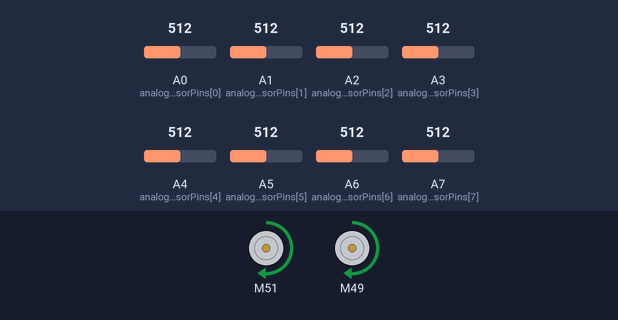
The sketch below on a simulated Arduino Mega 2560, built with avr-gcc and run on an emulated ATmega2560. Shown: 2 × DC motor (green arrow = forward, orange = backward, longer = faster). Inputs (shaded band) come from the test bench; at power-on: A0 (analogSensorPins[0]) = 512, A6 (analogSensorPins[6]) = 512, A1 (analogSensorPins[1]) = 512, A2 (analogSensorPins[2]) = 512, A3 (analogSensorPins[3]) = 512, A4 (analogSensorPins[4]) = 512, A5 (analogSensorPins[5]) = 512, A7 (analogSensorPins[7]) = 512.

Above: at 1.2 s.
1.3 s: A0 (analogSensorPins[0]) set to 318
2.8 s: A0 (analogSensorPins[0]) set to 282
At 2.95 s:
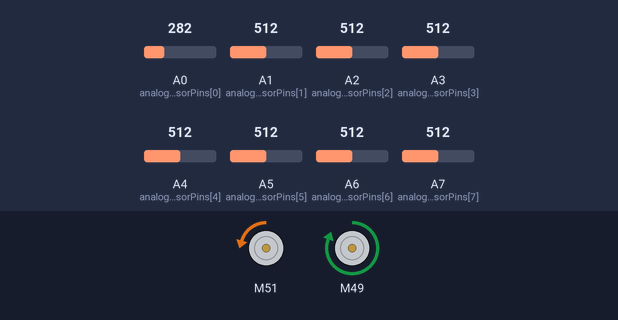
At 4.15 s:
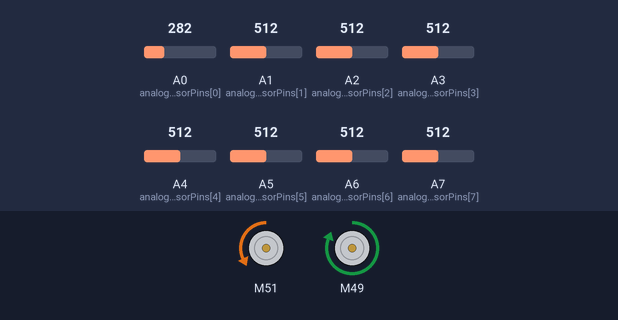
5.8 s: A6 (analogSensorPins[6]) set to 308
At 5.95 s:
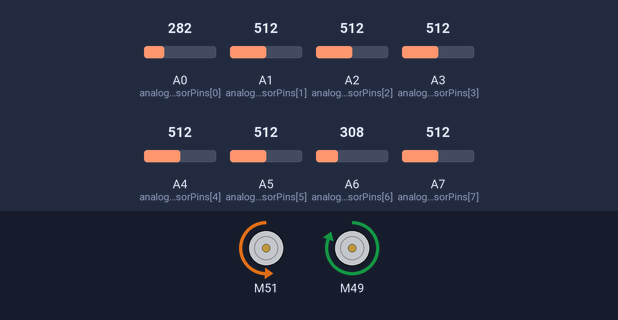
8.8 s: A6 (analogSensorPins[6]) set to 294
11.8 s: A6 (analogSensorPins[6]) set to 306
13.3 s: A0 (analogSensorPins[0]) set to 306
At 14.6 s:
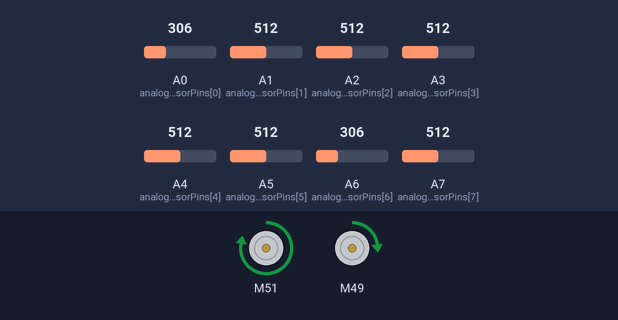
Timing chart, 0 to 63.8 s (numbered marks = the images above; inputs shaded):
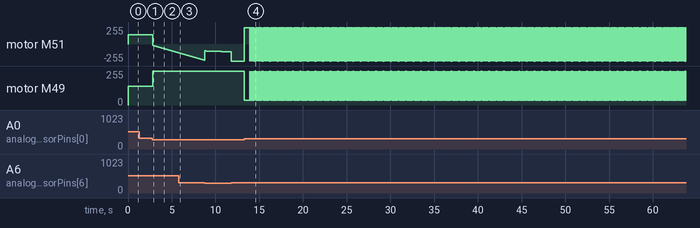

Measured:
- the behaviour switches between 301 and 300 on A0 (analogSensorPins[0]) (found by bisection; images 0 and 1)
- after the input at 1.3 s, every drawn part: stays the same
- after the input at 2.8 s, motor M51: moves from forward 140/255 to backward 131/255 over 3.0 s, starting at once; motor M49: forward 140/255 → forward 255/255 at once
- after the input at 13.3 s, motor M51: backward 255/255 → forward 245/255 at once, then repeats every 0.06 s: backward 255/255 0.01 s, forward 245/255 0.05 s; motor M49: forward 255/255 → forward 34/255 at once, then repeats every 0.06 s: forward 255/255 0.01 s, forward 34/255 0.05 s

The sketch:

line_followinf_test05.ino
```cpp
#include <L298N.h>
#include <Arduino.h>

// Function prototypes
void readSensors(int *values);
float calculatePID(int *sensorValues);
void PID_Linefollow(float pidValue);
void motor_drive(float speed, float turn);
void stop_motors();

// Have to redefine those below pins as we plugged
#define AIN1 49
#define BIN1 51
#define AIN2 47
#define BIN2 53
#define PWMA 4
#define PWMB 3

// Initializing motors.
L298N motor1(PWMA, AIN1, AIN2);
L298N motor2(PWMB, BIN1, BIN2);

// Constants
const int SensorCount = 8;
const int analogSensorCount = 8;
const int analogSensorPins[analogSensorCount] = {A0, A1, A2, A3, A4, A5, A6, A7};
int IR_weight[8] = {-40, -30, -10, -5, 5, 10, 30, 40};

// PID control parameters
float Kp = 4;
float Ki = 0.001;
float Kd = 3;
float error;

// PID variables
float P, I, D, previousError = 0;

// Speed parameter
int lfspeed = 140;

// Add a flag to indicate a sharp turn
bool isSharpTurn = false;

void setup() {
  // Initialize analog sensor pins as input
  for (int i = 0; i < analogSensorCount; i++) {
    pinMode(analogSensorPins[i], INPUT);
  }

  // Initialize motor driver pins
  pinMode(PWMA, OUTPUT);
  pinMode(AIN1, OUTPUT);
  pinMode(AIN2, OUTPUT);
  pinMode(PWMB, OUTPUT);
  pinMode(BIN1, OUTPUT);
  pinMode(BIN2, OUTPUT);

  // Start with motors stopped
  stop_motors();
  Serial.begin(9600);
}

void loop() {
  int sensorValues[SensorCount];
  readSensors(sensorValues);

  float pidValue = calculatePID(sensorValues);
  PID_Linefollow(pidValue);

  // Check for a sharp turn
  if (isSharpTurn) {
    delay(800); // Add a delay for better handling of sharp turns
    isSharpTurn = false; // Reset the sharp turn flag
  }
}

void readSensors(int *values) {
  for (int i = 0; i < analogSensorCount; i++) {
    values[i] = analogRead(analogSensorPins[i]) > 300 ? 0 : 1;
  }
}

float calculatePID(int *sensorValues) {
  float position = 0;
  int onLine = 0;

  for (int i = 0; i < SensorCount; i++) {
    if (sensorValues[i] == 1) {
      position += IR_weight[i];
      onLine++;
    }
  }

  if (onLine == 0) {
    error = -previousError;
  } else {
    position /= onLine;
    error = position;
  }

  P = error;
  I += error;
  D = error - previousError;
  previousError = error;

  // Check for a sharp turn
  if (onLine >= 6) {  // Tweak the threshold based on your sensor layout
    isSharpTurn = true;
  }

  float pidValue = (Kp * P) + (Ki * I) + (Kd * D);
  return pidValue;
}

void PID_Linefollow(float pidValue) {
  float speed = lfspeed;

  if (isSharpTurn) {
    // Reduce speed and adjust turn for sharp turns
    speed = lfspeed / 6;
    pidValue *= 1.2;  // Tweak the multiplier based on experimentation
  }

  float turn = pidValue;
  motor_drive(speed, turn);
}

void motor_drive(float speed, float turn) {
  // Calculate motor speeds
  float left_speed = speed + turn;
  float right_speed = speed - turn;

  // Ensure motor speeds are within limits
  left_speed = constrain(left_speed, -255, 255);
  right_speed = constrain(right_speed, -255, 255);

  // Set motor speeds and directions
  if (left_speed > 0) {
    motor2.setSpeed(left_speed);
    motor2.forward();
  } else {
    motor2.setSpeed(-left_speed);
    motor2.backward();
  }

  if (right_speed > 0) {
    motor1.setSpeed(right_speed);
    motor1.forward();
  } else {
    motor1.setSpeed(-right_speed);
    motor1.backward();
  }
}

void stop_motors() {
  motor1.setSpeed(0);
  motor2.setSpeed(0);
}
```
